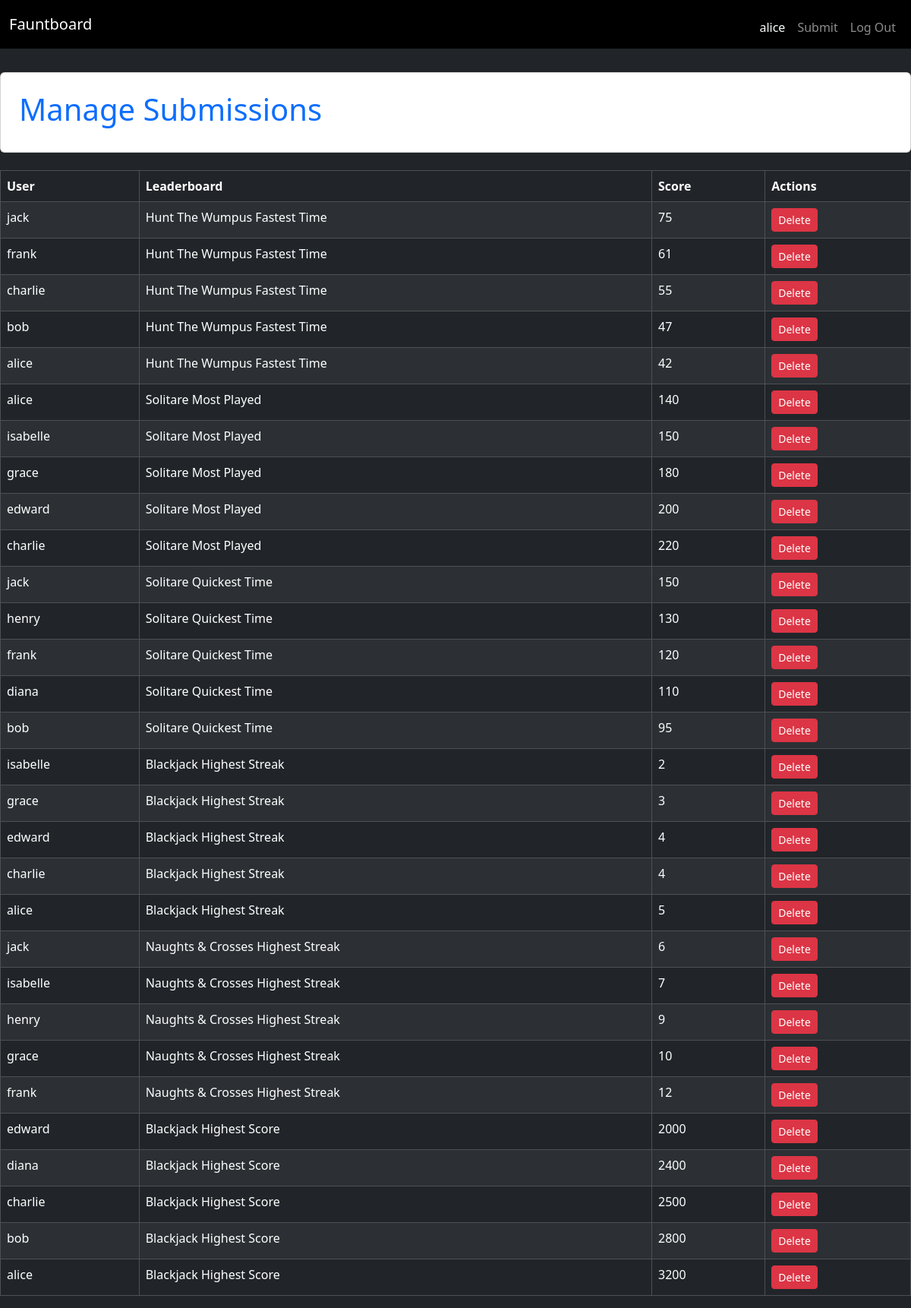
The app's page /moderation/submissions (signed in) with its own data.
### tables this page shows
CREATE TABLE users (
    id INTEGER PRIMARY KEY,
    username TEXT UNIQUE NOT NULL,
    password TEXT NOT NULL,
    role TEXT);

CREATE TABLE "leaderboard_entries" (
    id INTEGER PRIMARY KEY,
    leaderboard_id INTEGER NOT NULL,
    user_id INTEGER NOT NULL, user TEXT NOT NULL REFERENCES users(username), type TEXT NOT NULL,
    score INTEGER NOT NULL,
    FOREIGN KEY (leaderboard_id) REFERENCES leaderboards(id),
    FOREIGN KEY (user_id) REFERENCES users(id)
);

CREATE TABLE "leaderboards" (
    id INTEGER PRIMARY KEY,
    name TEXT NOT NULL, description TEXT,
    image_path TEXT
, type TEXT NOT NULL);

### app.py (the view)
@app.route("/moderation/submissions")
def manage_submissions():
    db = get_db()
    entries = db.execute("""
        SELECT leaderboard_entries.id, leaderboard_entries.score,
               users.username, leaderboards.name AS leaderboard_name
        FROM leaderboard_entries
        JOIN users ON users.id = leaderboard_entries.user_id
        JOIN leaderboards ON leaderboards.id = leaderboard_entries.leaderboard_id
        ORDER BY leaderboard_entries.id DESC
    """).fetchall()
    return render_template("manage_submissions.html", entries=entries)

### app.py (called while the page is built)
def get_db():
    if "db" not in g:
        g.db = sqlite3.connect("database.db")
        g.db.row_factory = sqlite3.Row
    return g.db

@app.before_request
def load_user():
    g.user = None
    if "user_id" in session:
        db = get_db()
        g.user = db.execute(
            "SELECT * FROM users WHERE id = ?",
            (session["user_id"],)
        ).fetchone()

### templates/manage_submissions.html (shortened to what this page needs)
{% extends 'base.html' %}
{% block content %}
<div class="d-flex justify-content-center align-items-center" style="height: 15vh;">
  <div class="card p-4 bg-white" style="width: 1500px;">
    <h1 class="text-primary">Manage Submissions</h1>
  </div>
</div>
  <table class="table table-dark table-striped table-bordered mt-3">
    <thead>
      <tr>
        <th>User</th>
        <th>Leaderboard</th>
        <th>Score</th>
        <th>Actions</th>
      </tr>
    </thead>
    <tbody>
      {% for entry in entries %}
      <tr>
        <td>{{ entry.username }}</td>
        <td>{{ entry.leaderboard_name }}</td>
        <td>{{ entry.score }}</td>
        <td>
          <a href="{{ url_for('delete_entry', entry_id=entry.id) }}"
             class="btn btn-danger btn-sm">
            Delete
          </a>
        </td>
      </tr>
      {% endfor %}
    </tbody>
  </table>
{% endblock %}

### templates/base.html (shortened to what this page needs)
<!doctype html>
<html lang="en">
<head>
  <link href="https://cdn.jsdelivr.net/npm/bootstrap@5.3.2/dist/css/bootstrap.min.css" rel="stylesheet">
</head>
<body class="bg-dark">
<nav class="navbar navbar-expand-lg navbar-dark bg-black mb-4">
<div class="container-fluid">
    <a class="navbar-brand" href="/">Fauntboard</a>
        <ul class="navbar-nav ms-auto d-flex flex-row">
      {% if g.user %}
        <li class="nav-item mx-3, mt-2">
          <span class="nav-link disabled text-light">{{ g.user['username'] }}</span>
        </li>
        {% if g.user and g.user['role'] == 'User' %}
        <li class="nav-item mx-3, mt-2">
          <a class="nav-link" href="{{ url_for('submit') }}">Submit</a>
        </li>
        {% endif %}
        <li class="nav-item mx-3, mt-2">
          <a class="nav-link" href="{{ url_for('logout') }}">Log Out</a>
        </li>
      {% endif %}
    </ul>
  </div>
</nav>
<section class="content">
  {% block content %}{% endblock %}
</section>
</body>
</html>

### records on screen
users: user.username "alice"
leaderboard_entries: username "jack", leaderboard_name "Hunt The Wumpus Fastest Time", score "75"
leaderboard_entries: username "frank", leaderboard_name "Hunt The Wumpus Fastest Time", score "61"
leaderboard_entries: username "charlie", leaderboard_name "Hunt The Wumpus Fastest Time", score "55"
leaderboard_entries: username "bob", leaderboard_name "Hunt The Wumpus Fastest Time", score "47"
leaderboard_entries: username "alice", leaderboard_name "Hunt The Wumpus Fastest Time", score "42"
leaderboard_entries: username "alice", leaderboard_name "Solitare Most Played", score "140"
leaderboard_entries: username "isabelle", leaderboard_name "Solitare Most Played", score "150"
leaderboard_entries: username "grace", leaderboard_name "Solitare Most Played", score "180"
leaderboard_entries: username "edward", leaderboard_name "Solitare Most Played", score "200"
leaderboard_entries: username "charlie", leaderboard_name "Solitare Most Played", score "220"
leaderboard_entries: username "jack", leaderboard_name "Solitare Quickest Time", score "150"
leaderboard_entries: username "henry", leaderboard_name "Solitare Quickest Time", score "130"
leaderboard_entries: username "frank", leaderboard_name "Solitare Quickest Time", score "120"
leaderboard_entries: username "diana", leaderboard_name "Solitare Quickest Time", score "110"
leaderboard_entries: username "bob", leaderboard_name "Solitare Quickest Time", score "95"
leaderboard_entries: username "isabelle", leaderboard_name "Blackjack Highest Streak", score "2"
leaderboard_entries: username "grace", leaderboard_name "Blackjack Highest Streak", score "3"
leaderboard_entries: username "edward", leaderboard_name "Blackjack Highest Streak", score "4"
leaderboard_entries: username "charlie", leaderboard_name "Blackjack Highest Streak", score "4"
leaderboard_entries: username "alice", leaderboard_name "Blackjack Highest Streak", score "5"
leaderboard_entries: username "jack", leaderboard_name "Naughts & Crosses Highest Streak", score "6"
leaderboard_entries: username "isabelle", leaderboard_name "Naughts & Crosses Highest Streak", score "7"
leaderboard_entries: username "henry", leaderboard_name "Naughts & Crosses Highest Streak", score "9"
leaderboard_entries: username "grace", leaderboard_name "Naughts & Crosses Highest Streak", score "10"
leaderboard_entries: username "frank", leaderboard_name "Naughts & Crosses Highest Streak", score "12"
leaderboard_entries: username "edward", leaderboard_name "Blackjack Highest Score", score "2000"
leaderboard_entries: username "diana", leaderboard_name "Blackjack Highest Score", score "2400"
leaderboard_entries: username "charlie", leaderboard_name "Blackjack Highest Score", score "2500"
leaderboard_entries: username "bob", leaderboard_name "Blackjack Highest Score", score "2800"
leaderboard_entries: username "alice", leaderboard_name "Blackjack Highest Score", score "3200"
